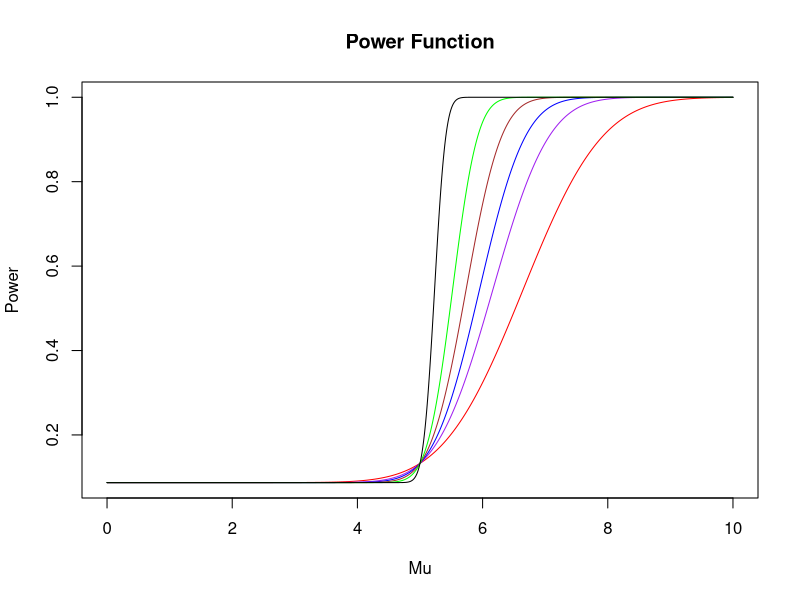
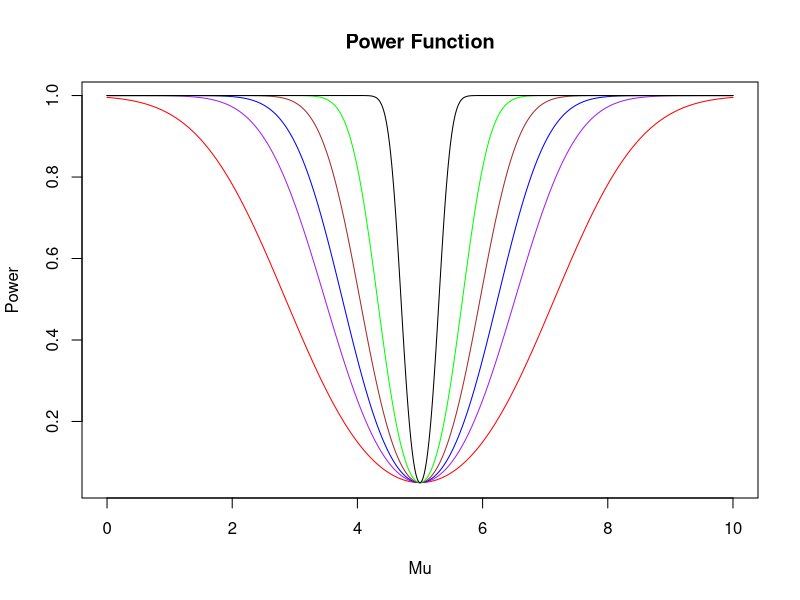
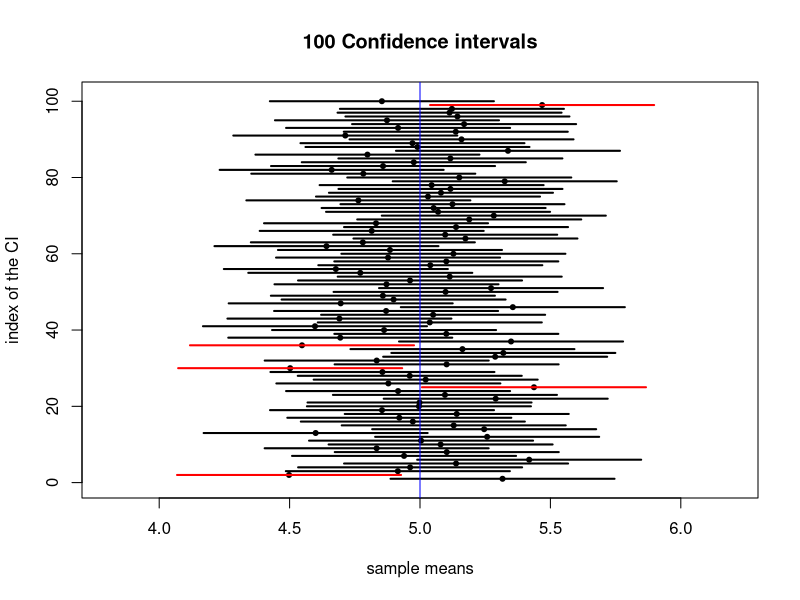
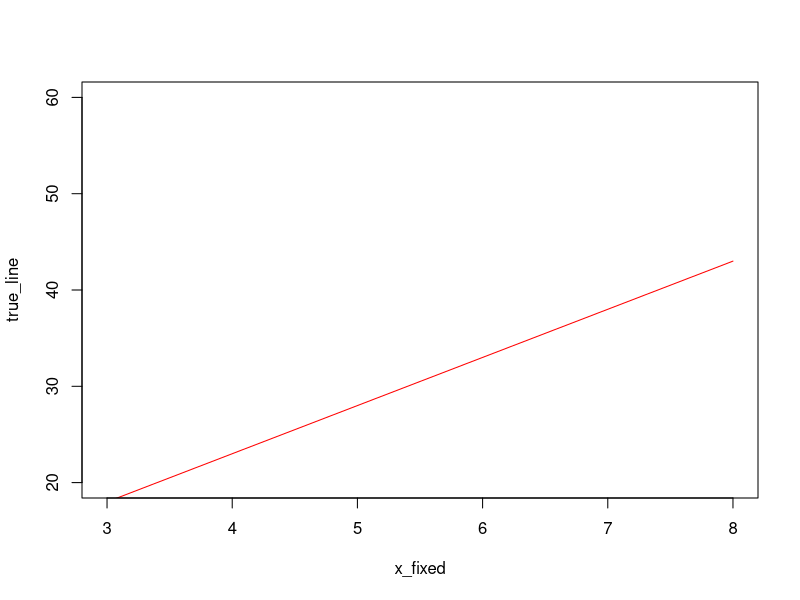

Recreate these plots in R, in order. (Note: this script raises an error after producing the figures.)
## ---- chunk 1
power_1 <- function(n, x){
  sigma = sqrt(1.2)
  mu_0 <- 5
  alpha <- 0.05
  zalpha <- qnorm(p=alpha, lower.tail=FALSE)
  return (1 - pnorm(zalpha + sqrt(n)*(mu_0 - x))*1/sigma)
}
## ---- chunk 2
x <-seq(from = 0, to = 10, length.out = 10000)
plot(x, power_1(1,x), type="l", col="red", xlab="Mu", ylab="Power", 
     main="Power Function")
lines(x, power_1(2,x), col="purple")
lines(x, power_1(3,x), col="blue")
lines(x, power_1(5,x), col="brown")
lines(x, power_1(10,x), col="green")
lines(x, power_1(50,x), col="black")
## ---- chunk 3
power_2 <- function(n, x){
  sigma = sqrt(1.2)
  mu_0 <- 5
  alpha <- 0.05
  zalpha2 <- qnorm(p=alpha/2, lower.tail=FALSE) 
  pos <- pnorm(zalpha2 + sqrt(n)*(mu_0 - x)*(1/sigma))
  neg <- pnorm(-zalpha2 + sqrt(n)*(mu_0 - x)*(1/sigma))
  return (1-pos+neg)
}
## ---- chunk 4
x <-seq(from = 0, to = 10, length.out = 10000)
plot(x, power_2(1,x), type="l", col="red", xlab="Mu", ylab="Power", 
     main="Power Function")
lines(x, power_2(2,x), col="purple")
lines(x, power_2(3,x), col="blue")
lines(x, power_2(5,x), col="brown")
lines(x, power_2(10,x), col="green")
lines(x, power_2(50,x), col="black")
## ---- chunk 5
library(dplyr)
## ---- chunk 6

## ---- chunk 7

## ---- chunk 8
ci_95_norm <- function(n){
  samp <- rnorm(n, mean = 3, sd = 1.2)
  return(conf_inf(samp))
}



# set.seed(2020)
# B <- 10000
# n <- 50
# CI_95_exp <- replicate(B,
#                            {samp <- rexp(n, rate = 2)
#                            mean_inside_CI(samp, pop_mu =______ , pop_sig = _____)
#                            })
# mean( _____ ) #calculate mean CI_95_exp to get empirical expected values
## ---- chunk 9

## ---- chunk 10

## ---- chunk 11
CI_95 <- function(samp, sig){
  z <- qnorm(0.025, lower.tail = FALSE)
  upper <- mean(samp) + z*sig/sqrt(length(samp))
  lower <- mean(samp) - z*sig/sqrt(length(samp))
  return(c(lower, upper))
}
## ---- chunk 12
plot_CI_95 <- function(seed){
  B <- 100
  n <- 30
  mu <- 5
  sig <- 1.2
  set.seed(seed)
  #extract upper bound of CI's
  x_1 <- replicate(B,
                         {samp <- rnorm(n, mean = mu, sd = sig )
                         max(CI_95(samp, sig))
                         }
                         )
  #extract lower bound of CI's
  set.seed(seed)
  x_0 <- replicate(B,
                         {samp <- rnorm(n, mean = mu, sd = sig )
                         min(CI_95(samp, sig))
                         }
                         )
  set.seed(seed)
  means <- replicate(B, mean(rnorm(n, mean = mu, sd = sig)))
 
  plot(means, 1:B, 
       pch = 20,
      xlim = c(mu - sig, mu + sig), 
      ylim = c(0,B+1),
      xlab = "sample means",
      ylab = "index of the CI",
      main = paste(B, "Confidence intervals"))
  for (i in 1:B){
  if(between(mu, x_0[i], x_1[i])){
  segments(x_0[i], i, x_1[i], i, lwd = 2) #plot CI's that contain the mean in black
    }
  else
    {
    segments(x_0[i], i, x_1[i], i, col = "red", lwd = 2) #plot CI's that don't contain the mean in red
    }
    }
abline(v=mu, col = "blue") #plot a vertical line at the population mean
}

plot_CI_95(402)
## ---- chunk 13
# seeds <- c(_________) #choose six different seed values
# par(mfrow = c(1,2))
# for (i in seeds){
#   plot_CI_95(____)
# }
## ---- chunk 14

## ---- chunk 15

## ---- chunk 16
alpha <- 3
beta <- 5
sig <- sqrt(1.6)

x_fixed <- round(seq(3, 8, length.out = 15), 2)
Y <- function(alpha, beta, sig){
  alpha + beta*x_fixed + rnorm(1,mean = 0,sd = sig)
}
#y_vals <-c()
#for (i in x_fixed){
#  y_vals <- c(y,rnorm(1,mean = alpha+beta*i,sd = sig))
#}
#Random Samples for Simple Linear Regression.
empirical_results <- Y(3,5,1.6)
#Assume the true regression line is y = 2+3x
true_line <- 2+3*x_fixed
## ---- chunk 17
 a_hat <- function(y,x){
   #using formula derived in class: alpha_mle = Y_bar - B_hat * x_bar
   return (mean(y)-b_hat(y,x)*mean(x))
 }
 b_hat <- function(y,x){
   x_bar = mean(x)
   y_bar = mean(y)
   x_diff = x-x_bar
   y_diff = y-y_bar
   return (sum(x_diff*y_diff)/sum(x_diff^2))
 }
 v_hat <- function(y){
   y_diff = y-y_bar
   n = length(y)
   return (1/n)*sum(y_diff^2)
 }

Y_hat <- function(y, xvals,x){
  #epsilon = rnorm(1,0,v_hat(samp))
  return (a_hat(y,xvals) + b_hat(y,xvals)*x)#+epsilon
}
## ---- chunk 18
true_line <- 3+5*x_fixed

plot(x_fixed, true_line, type = 'l', col = "red",ylim= c(20,60),xlim=c(3,8))
x_vals <- seq(2,8,length=15)
for (i in seq(1,50)){
  #y_vals <- replicate(15,Y(3,5,1.6))
  y_vals <-c()
  for (i in x_fixed){
    y_vals <- c(y,rnorm(1,mean = alpha+beta*i,sd = 1.6))
  }
  y_hat <- Y_hat(y_vals,x_fixed,x_vals)
  lines(x_vals,y_hat)
}
## ---- chunk 19
Y_emp <- replicate(Y(3,5,1.6),50)
a_hat
